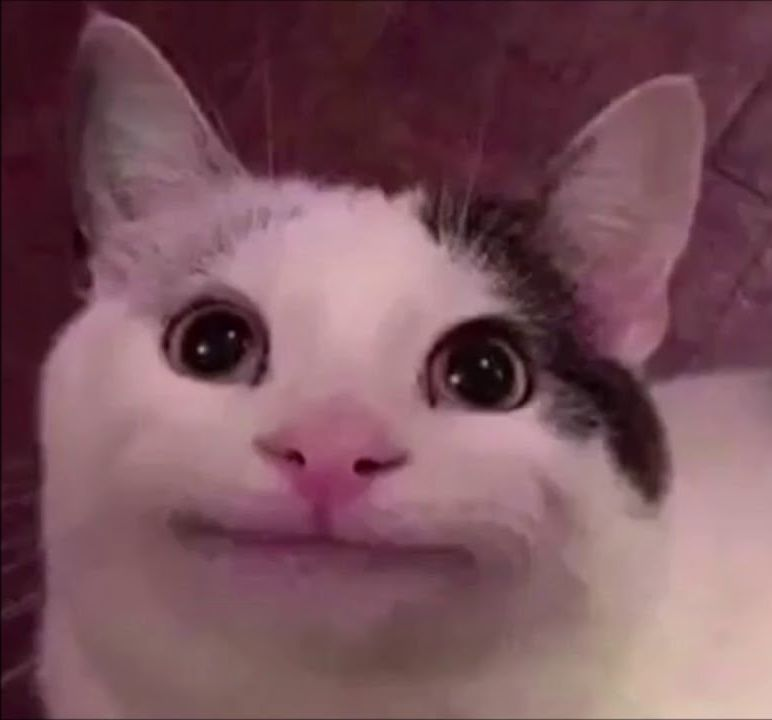
#> input picture mynewbook/chapters/test_1.png, 772 x 720 px, found by its file name
$ jupyter execute generative_9_rasterize.ipynb
#> lines starting #> are read from the running program, lines starting #| are printed output that depends on the picture; after the words box and inside, x2 and y2 are one past the last pixel; in counts of white or black regions, pixels touching at a corner belong together
# Raszterizálás

Képek manipulálására sok módszer létezik, ebben az esetben a viszonylag egyszerű reszterizálást fogjuk kreatívan felhasználni.

<b>Forrás: </b>{cite:p}`rodenbroeker`

[cell 1]
from PIL import Image, ImageDraw
import random

img = Image.open("test_1.png")
#> img is the input picture: PIL image 772x720 RGB; mean R, G, B 122.1, 83, 92.1
img_width = img.width
#> img_width = 772
img_height = img.height
#> img_height = 720
tile_size = 20
display(img)

[cell 2]
raster_img = Image.new("RGB", (img_width, img_height), color="white")
#> raster_img: PIL image 772x720 RGB; every value is 255
raster_draw = ImageDraw.Draw(raster_img)

[cell 3]
def avg_grey(image, box):
#> called with box = (100, 100, 200, 200)
    area = image.crop(box)
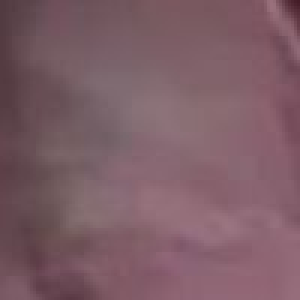
#> area: PIL image 100x100 RGB (shown 3 times larger); mean R, G, B 124.6, 93, 102.1
    pixels = area.load()
    width, height = area.size
#> width = 100; height = 100
    r_total, g_total, b_total = 0, 0, 0
    num_pixels = width * height
#> num_pixels = 10000

    for y in range(height):
        for x in range(width):
            r, g, b = pixels[x, y]
            r_total += r
            g_total += g
            b_total += b
#> after the loop, b_total = 1021158; g_total = 930325; r_total = 1246488

    avg_r = r_total // num_pixels
#> avg_r = 124
    avg_g = g_total // num_pixels
#> avg_g = 93
    avg_b = b_total // num_pixels
#> avg_b = 102

    grey = int((avg_r + avg_g + avg_b) / 3)
#> grey = 106

    return (grey, grey, grey)

[cell 4]
avg_grey(img, (100, 100, 200, 200))
#> Out = (106, 106, 106)

[cell 5]
for x in range(int(img_width / tile_size)):
    for y in range(int(img_height / tile_size)):
        x0 = x * tile_size
        y0 = y * tile_size
        x1 = x * tile_size + tile_size
        y1 = y * tile_size + tile_size
        color = avg_grey(img, (x0, y0, x1, y1))
        raster_draw.rectangle(xy=(x0, y0, x1, y1), fill=color)
#> this loop made 38 passes
#> pass 1, in avg_grey (call 2), `area = image.crop(box)`:
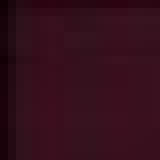
#> area: PIL image 20x20 RGB (shown 8 times larger); mean R, G, B 52, 14.5, 27.2

display(raster_img)
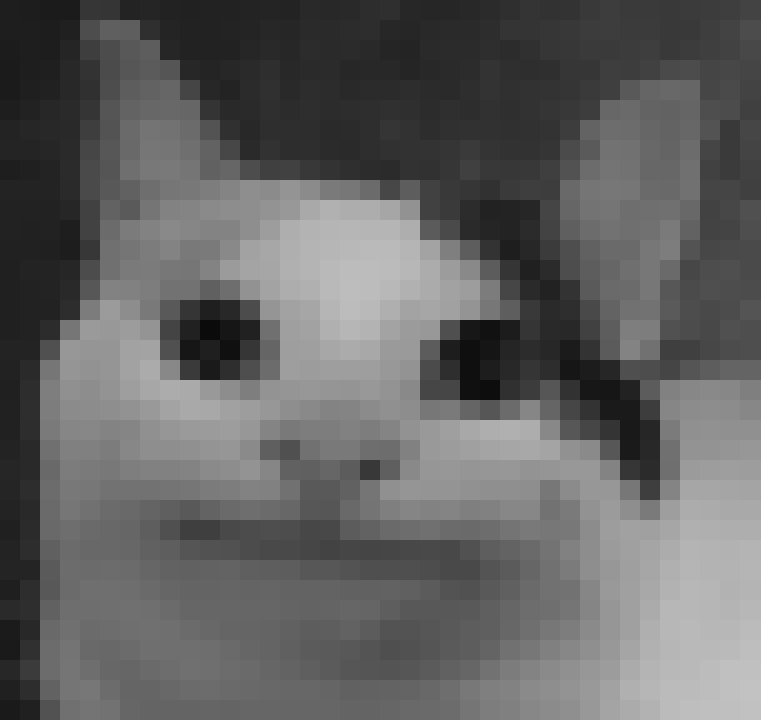
#> shown: PIL image 772x720 RGB; min 11, max 255, mean 100.1

[cell 6]
def resetImage(width, height, bg):
    raster_draw.rectangle([0, 0, width, height], fill=bg)

[cell 7]
resetImage(img_width, img_height, "white")

for x in range(0, img_width, tile_size):
    for y in range(0, img_height, tile_size):
        x0 = x
        y0 = y
        x1 = x + tile_size
        y1 = y + tile_size
        color = avg_grey(img, (x0, y0, x1, y1))
        z = color[1]
        factor = 1 - z / 255
        x2 = x + (tile_size * factor)
        y2 = y + (tile_size * factor)
        raster_draw.rectangle(xy=(x0, y0, x2, y2), outline="white", fill="black")
#> this loop made 39 passes
#> pass 1, in avg_grey (call 1377), `area = image.crop(box)`:
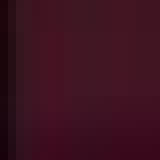
#> area: PIL image 20x20 RGB (shown 8 times larger); mean R, G, B 60.2, 17.6, 31.6

display(raster_img)
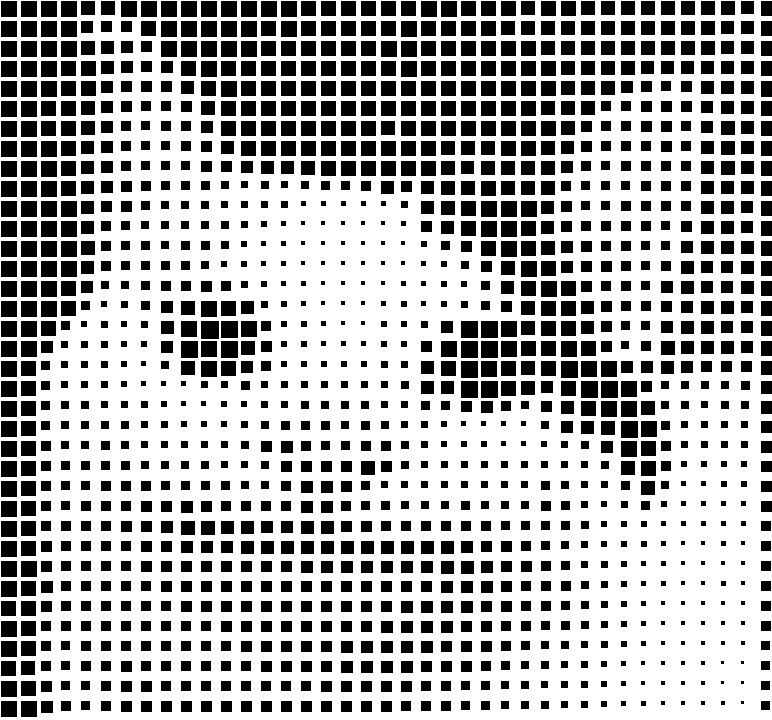
#> shown: PIL image 772x720 RGB; 66.9% white; 1404 black regions (68 under 20 px), largest, box (x1, y1, x2, y2) and area: (201, 321, 219, 339) 324, (221, 321, 238, 338) 289, (461, 321, 478, 338) 289

[cell 8]
resetImage(img_width, img_height, "white")

for x in range(0, img_width, tile_size):
    for y in range(0, img_height, tile_size):
        x0 = x
        y0 = y
        x1 = x + tile_size
        y1 = y + tile_size
        color = avg_grey(img, (x0, y0, x1, y1))
        z = color[1]
        factor = 1 - z / 255
        x2 = x + (tile_size * factor)
        y2 = y + (tile_size * factor)
        raster_draw.ellipse(xy=(x0, y0, x2, y2), outline="white", fill="black")

display(raster_img)
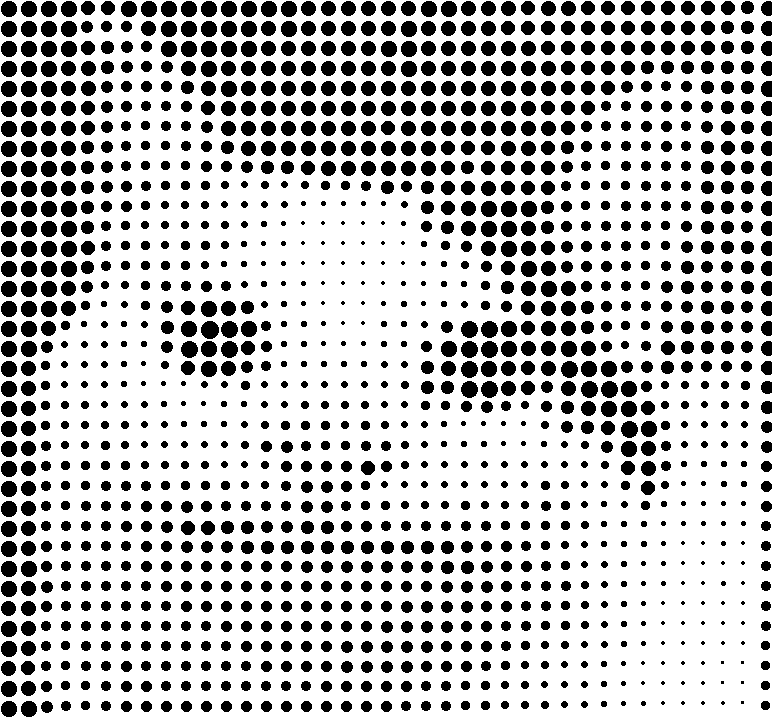
#> shown: PIL image 772x720 RGB; 73.5% white; 1404 black regions (68 under 20 px), largest, box (x1, y1, x2, y2) and area: (201, 321, 219, 339) 256, (221, 321, 238, 338) 225, (461, 321, 478, 338) 225

[cell 9]
resetImage(img_width, img_height, "white")

for x in range(0, img_width, tile_size):
    for y in range(0, img_height, tile_size):
        x0 = x
        y0 = y
        x1 = x + tile_size
        y1 = y + tile_size
        color = avg_grey(img, (x0, y0, x1, y1))
        z = color[1]
        factor = 1 - z / 255
        x2 = x + (tile_size * factor)
        y2 = y + (tile_size * factor)
        offsetx = int((x1 - x2) / 2)
        offsety = int((y1 - y2) / 2)
        raster_draw.rectangle(
            xy=(x0 + offsetx, y0 + offsety, x2 + offsetx, y2 + offsety),
            outline="white",
            fill="black",
        )

display(raster_img)
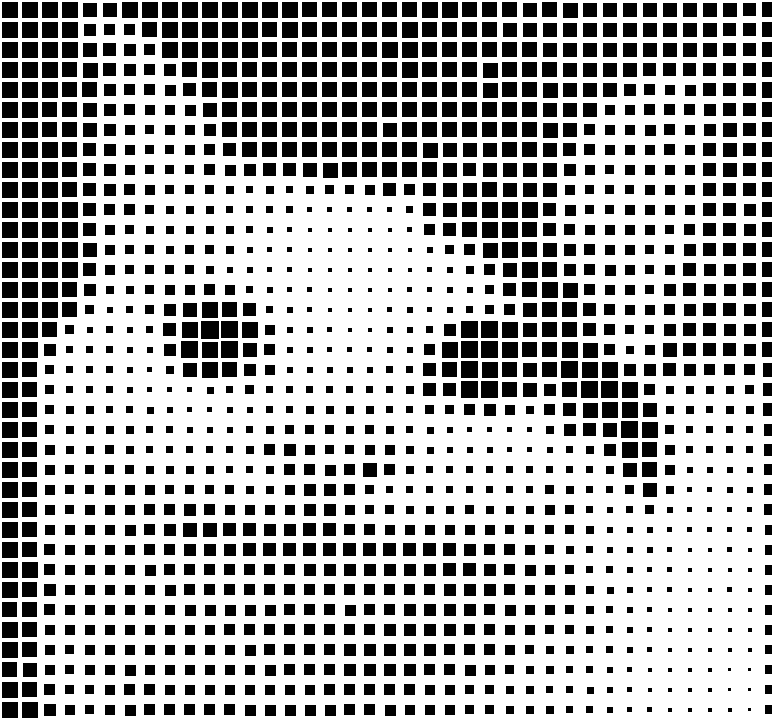
#> shown: PIL image 772x720 RGB; 67.1% white; 1404 black regions (68 under 20 px), largest, box (x1, y1, x2, y2) and area: (201, 321, 219, 339) 324, (221, 321, 238, 338) 289, (461, 321, 478, 338) 289

[cell 10]
def avg_color(image, box):
    area = image.crop(box)
    pixels = area.load()
    width, height = area.size
    r_total, g_total, b_total = 0, 0, 0
    num_pixels = width * height

    for y in range(height):
        for x in range(width):
            r, g, b = pixels[x, y]
            r_total += r
            g_total += g
            b_total += b

    avg_r = r_total // num_pixels
    avg_g = g_total // num_pixels
    avg_b = b_total // num_pixels

    color = (avg_r, avg_g, avg_b)

    return color

[cell 11]
resetImage(img_width, img_height, "white")

for x in range(0, img_width, tile_size):
    for y in range(0, img_height, tile_size):
        x0 = x
        y0 = y
        x1 = x + tile_size
        y1 = y + tile_size
        color = avg_color(img, (x0, y0, x1, y1))
        z = color[1]
        factor = 1 - z / 255
        x2 = x + (tile_size * factor)
        y2 = y + (tile_size * factor)
        offsetx = int((x1 - x2) / 2)
        offsety = int((y1 - y2) / 2)
        raster_draw.rectangle(
            xy=(x0 + offsetx, y0 + offsety, x2 + offsetx, y2 + offsety),
            outline="white",
            width=1,
            fill=color,
        )

display(raster_img)
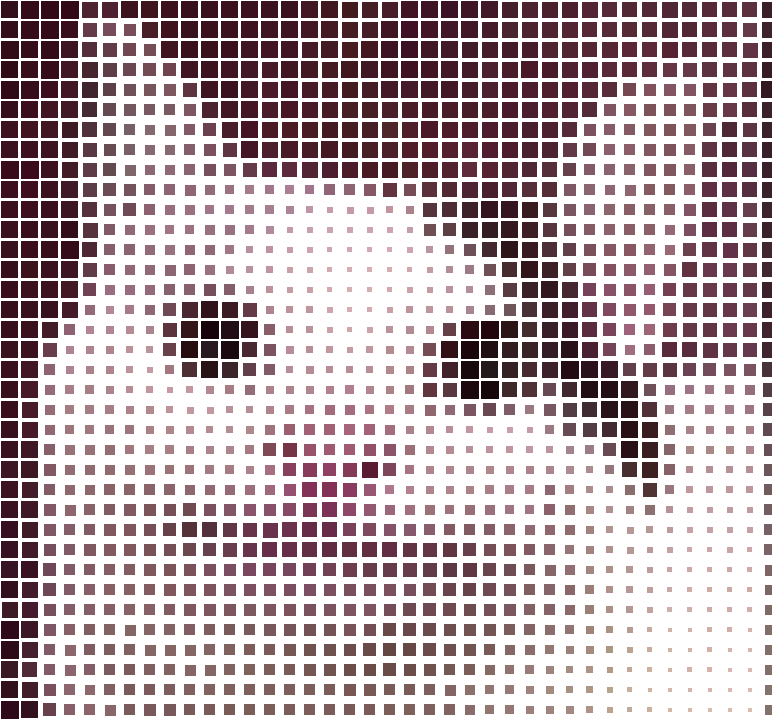
#> shown: PIL image 772x720 RGB; mean R, G, B 191.5, 175.8, 180.2
